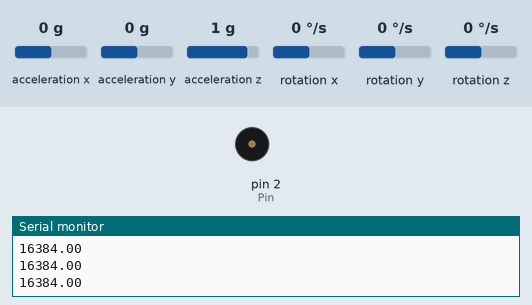
A sketch run on a simulated Arduino Uno, built with avr-gcc and run on an emulated ATmega328P. On the bench: buzzer (waves = sounding), the last lines printed to the serial monitor. Wiring (inferred from the names in the program): MPU-6050 motion sensor at I2C address 0x68. The test bench sets the inputs (shaded band); at power-on: acceleration x 0 g, acceleration y 0 g, acceleration z 1 g, rotation x 0 °/s, rotation y 0 °/s, rotation z 0 °/s.

Above: at 1.3 s.
1.4 s: acceleration x set to -0.9 g
2.9 s: acceleration x set to -1.2 g
At 3.4 s:
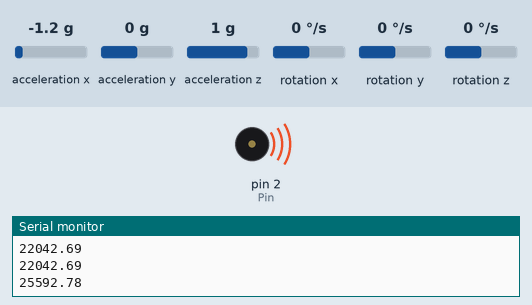
5.9 s: acceleration y set to -1.4 g
At 6.4 s:
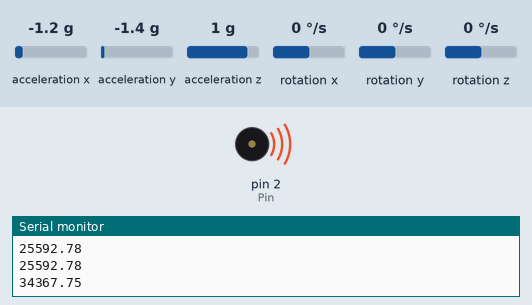
8.9 s: acceleration z set to -1.4 g
At 9.4 s:
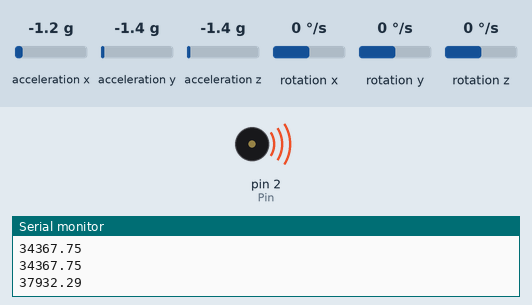
Timing chart, 0 to 11.9 s (numbered marks = the images above; inputs shaded):
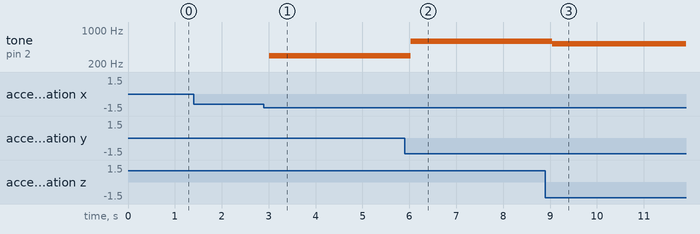

The sketch:

live_buzzer_gesture_activation.ino
```cpp
// MPU-6050 Short Example Sketch
// By Arduino User JohnChi
// August 17, 2014
// Public Domain
#include<Wire.h>
const int MPU_addr=0x68;  // I2C address of the MPU-6050
int16_t AcX,AcY,AcZ,Tmp,GyX,GyY,GyZ;
float C = 261.63;
float D = 293.66;
float E = 329.63;
float F = 349.23;
float G = 392.00;
float A = 440.00;
float B = 493.88;
float notes[8] = {C, D, E, F, G, A, B, 2 * C};
int Pin = 2;
void setup(){
  Wire.begin();
  Wire.beginTransmission(MPU_addr);
  Wire.write(0x6B);  // PWR_MGMT_1 register
  Wire.write(0);     // set to zero (wakes up the MPU-6050)
  Wire.endTransmission(true);
  Serial.begin(9600);
}

int convertBinToDec(boolean Bin[]) {
  int ReturnInt = 0;
  for (int i = 0; i < 3; i++) {
    if (Bin[2 - i]) {
      ReturnInt += (1<<i);
    }
  }
  return ReturnInt;
}

float getNote(float Acx, float AcY, float AcZ){
  boolean arr[3] = {Acx > 0, AcY > 0, AcZ > 0};
  int index = convertBinToDec(arr);
  return notes[index];
}

void plot(float AcX, float AcY, float AcZ, float norm){
  Serial.print(AcX);
  Serial.print(",");
  Serial.print(AcY);
  Serial.print(",");
  Serial.print(AcZ);
  Serial.print(",");
  Serial.println(norm);
}

float norma(float AcX, float AcY, float AcZ){
  return sqrt(sq(AcX) + sq(AcY) + sq(AcZ));
}

void loop(){
  Wire.beginTransmission(MPU_addr);
  Wire.write(0x3B);  // starting with register 0x3B (ACCEL_XOUT_H)
  Wire.endTransmission(false);
  Wire.requestFrom(MPU_addr,14,true);  // request a total of 14 registers
  AcX=Wire.read()<<8|Wire.read();  // 0x3B (ACCEL_XOUT_H) & 0x3C (ACCEL_XOUT_L)
  AcY=Wire.read()<<8|Wire.read();  // 0x3D (ACCEL_YOUT_H) & 0x3E (ACCEL_YOUT_L)
  AcZ=Wire.read()<<8|Wire.read();  // 0x3F (ACCEL_ZOUT_H) & 0x40 (ACCEL_ZOUT_L)
  Tmp=Wire.read()<<8|Wire.read();  // 0x41 (TEMP_OUT_H) & 0x42 (TEMP_OUT_L)
  GyX=Wire.read()<<8|Wire.read();  // 0x43 (GYRO_XOUT_H) & 0x44 (GYRO_XOUT_L)
  GyY=Wire.read()<<8|Wire.read();  // 0x45 (GYRO_YOUT_H) & 0x46 (GYRO_YOUT_L)
  GyZ=Wire.read()<<8|Wire.read();  // 0x47 (GYRO_ZOUT_H) & 0x48 (GYRO_ZOUT_L)
  float note = getNote(AcX, AcY, AcZ);
  float norm = norma(AcX, AcY, AcZ);
//  plot(AcX, AcY, AcZ, note);
  Serial.println(norm);
//  plot(AcX, AcY, AcZ, norm);
  if (norm > 24000){
    if (norm < 30000){
      tone(Pin, note, 500);
    } else if (norm < 40000){
      tone(Pin, 2 * note,500);
    }
    else {
      tone(Pin, 3 * note, 500);
    }
  }
  delay(500);
}
```

Measured:
- the behaviour switches between -1 and -1.1 g on acceleration x (found by bisection; images 0 and 1)
- after the input at 2.9 s, tone on pin 2 (Pin): silent → 293 Hz after 0.12 s
- after the input at 5.9 s, tone on pin 2 (Pin): 293 Hz → 587 Hz after 0.13 s
- after the input at 8.9 s, tone on pin 2 (Pin): 587 Hz → 523 Hz after 0.15 s
